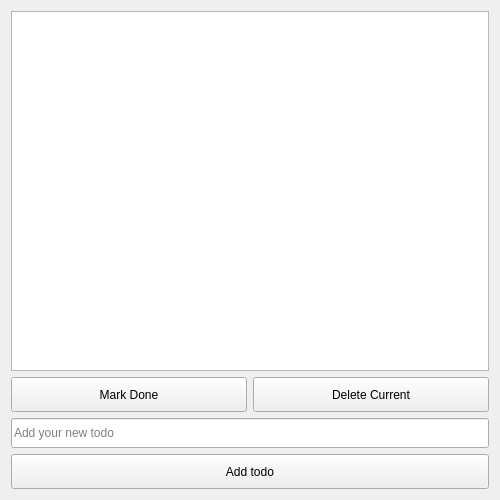
<?xml version="1.0" encoding="UTF-8"?>
<ui version="4.0">
 <class>TodoWindow</class>
 <widget class="QWidget" name="TodoWindow">
  <property name="geometry">
   <rect>
    <x>0</x>
    <y>0</y>
    <width>500</width>
    <height>500</height>
   </rect>
  </property>
  <property name="minimumSize">
   <size>
    <width>500</width>
    <height>500</height>
   </size>
  </property>
  <property name="maximumSize">
   <size>
    <width>500</width>
    <height>500</height>
   </size>
  </property>
  <property name="windowTitle">
   <string>Form</string>
  </property>
  <layout class="QGridLayout" name="gridLayout">
   <item row="0" column="0">
    <layout class="QVBoxLayout" name="verticalLayout_2">
     <item>
      <widget class="QListView" name="todoView">
       <property name="layoutMode">
        <enum>QListView::Batched</enum>
       </property>
       <property name="spacing">
        <number>2</number>
       </property>
       <property name="batchSize">
        <number>3</number>
       </property>
      </widget>
     </item>
     <item>
      <layout class="QHBoxLayout" name="horizontalLayout">
       <item>
        <widget class="QPushButton" name="markDoneTodoButton">
         <property name="minimumSize">
          <size>
           <width>0</width>
           <height>35</height>
          </size>
         </property>
         <property name="text">
          <string>Mark Done</string>
         </property>
         <property name="icon">
          <iconset resource="resource.qrc">
           <normaloff>:/icon/tick</normaloff>:/icon/tick</iconset>
         </property>
        </widget>
       </item>
       <item>
        <widget class="QPushButton" name="deleteTodoButton">
         <property name="minimumSize">
          <size>
           <width>0</width>
           <height>35</height>
          </size>
         </property>
         <property name="autoFillBackground">
          <bool>false</bool>
         </property>
         <property name="styleSheet">
          <string notr="true"/>
         </property>
         <property name="text">
          <string>Delete Current</string>
         </property>
        </widget>
       </item>
      </layout>
     </item>
     <item>
      <layout class="QVBoxLayout" name="verticalLayout">
       <item>
        <widget class="QLineEdit" name="todoEdit">
         <property name="minimumSize">
          <size>
           <width>0</width>
           <height>30</height>
          </size>
         </property>
         <property name="placeholderText">
          <string>Add your new todo</string>
         </property>
         <property name="clearButtonEnabled">
          <bool>true</bool>
         </property>
        </widget>
       </item>
       <item>
        <widget class="QPushButton" name="addTodoButton">
         <property name="minimumSize">
          <size>
           <width>0</width>
           <height>35</height>
          </size>
         </property>
         <property name="text">
          <string>Add todo</string>
         </property>
        </widget>
       </item>
      </layout>
     </item>
    </layout>
   </item>
  </layout>
 </widget>
 <tabstops>
  <tabstop>markDoneTodoButton</tabstop>
  <tabstop>deleteTodoButton</tabstop>
  <tabstop>todoEdit</tabstop>
  <tabstop>addTodoButton</tabstop>
  <tabstop>todoView</tabstop>
 </tabstops>
 <resources>
  <include location="resource.qrc"/>
 </resources>
 <connections>
  <connection>
   <sender>todoEdit</sender>
   <signal>returnPressed()</signal>
   <receiver>addTodoButton</receiver>
   <slot>click()</slot>
   <hints>
    <hint type="sourcelabel">
     <x>91</x>
     <y>436</y>
    </hint>
    <hint type="destinationlabel">
     <x>110</x>
     <y>469</y>
    </hint>
   </hints>
  </connection>
 </connections>
</ui>
